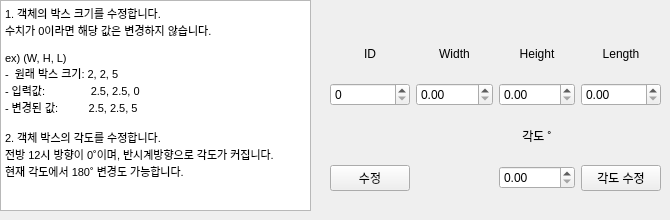
      <widget class="QWidget" name="tab_11">
       <attribute name="title">
        <string>박스 크기·각도 수정</string>
       </attribute>
       <widget class="QWidget" name="gridLayoutWidget_3">
        <property name="geometry">
         <rect>
          <x>330</x>
          <y>30</y>
          <width>331</width>
          <height>161</height>
         </rect>
        </property>
        <layout class="QGridLayout" name="gridLayout_3">
         <item row="0" column="3">
          <widget class="QLabel" name="label_16">
           <property name="text">
            <string>Length</string>
           </property>
           <property name="alignment">
            <set>Qt::AlignCenter</set>
           </property>
          </widget>
         </item>
         <item row="0" column="0">
          <widget class="QLabel" name="label_17">
           <property name="text">
            <string>ID</string>
           </property>
           <property name="alignment">
            <set>Qt::AlignCenter</set>
           </property>
          </widget>
         </item>
         <item row="0" column="2">
          <widget class="QLabel" name="label_15">
           <property name="text">
            <string>Height</string>
           </property>
           <property name="alignment">
            <set>Qt::AlignCenter</set>
           </property>
          </widget>
         </item>
         <item row="2" column="1">
          <widget class="QDoubleSpinBox" name="doubleSpinBox"/>
         </item>
         <item row="2" column="2">
          <widget class="QDoubleSpinBox" name="doubleSpinBox_2"/>
         </item>
         <item row="3" column="2">
          <widget class="QLabel" name="label_18">
           <property name="text">
            <string>각도 ˚</string>
           </property>
           <property name="alignment">
            <set>Qt::AlignCenter</set>
           </property>
          </widget>
         </item>
         <item row="0" column="1">
          <widget class="QLabel" name="label_14">
           <property name="text">
            <string>Width</string>
           </property>
           <property name="alignment">
            <set>Qt::AlignCenter</set>
           </property>
          </widget>
         </item>
         <item row="2" column="3">
          <widget class="QDoubleSpinBox" name="doubleSpinBox_3"/>
         </item>
         <item row="4" column="0">
          <widget class="QPushButton" name="pushButton">
           <property name="text">
            <string>수정</string>
           </property>
          </widget>
         </item>
         <item row="4" column="2">
          <widget class="QDoubleSpinBox" name="doubleSpinBox_4">
           <property name="maximum">
            <double>359.000000000000000</double>
           </property>
          </widget>
         </item>
         <item row="4" column="3">
          <widget class="QPushButton" name="pushButton_7">
           <property name="text">
            <string>각도 수정</string>
           </property>
          </widget>
         </item>
         <item row="2" column="0">
          <widget class="QSpinBox" name="spinBoxfromIdchange_3">
           <property name="maximum">
            <number>1000</number>
           </property>
          </widget>
         </item>
        </layout>
       </widget>
       <widget class="QTextBrowser" name="textBrowser_4">
        <property name="geometry">
         <rect>
          <x>0</x>
          <y>0</y>
          <width>311</width>
          <height>211</height>
         </rect>
        </property>
        <property name="html">
         <string>&lt;!DOCTYPE HTML PUBLIC &quot;-//W3C//DTD HTML 4.0//EN&quot; &quot;http://www.w3.org/TR/REC-html40/strict.dtd&quot;&gt;
&lt;html&gt;&lt;head&gt;&lt;meta name=&quot;qrichtext&quot; content=&quot;1&quot; /&gt;&lt;style type=&quot;text/css&quot;&gt;
p, li { white-space: pre-wrap; }
&lt;/style&gt;&lt;/head&gt;&lt;body style=&quot; font-family:'Gulim'; font-size:9pt; font-weight:400; font-style:normal;&quot;&gt;
&lt;p style=&quot; margin-top:0px; margin-bottom:0px; margin-left:0px; margin-right:0px; -qt-block-indent:0; text-indent:0px;&quot;&gt;&lt;span style=&quot; font-family:'MS Shell Dlg 2'; font-size:8.25pt;&quot;&gt;1. 객체의 박스 크기를 수정합니다.&lt;/span&gt;&lt;/p&gt;
&lt;p style=&quot; margin-top:0px; margin-bottom:0px; margin-left:0px; margin-right:0px; -qt-block-indent:0; text-indent:0px;&quot;&gt;&lt;span style=&quot; font-family:'MS Shell Dlg 2'; font-size:8.25pt;&quot;&gt;수치가 0이라면 해당 값은 변경하지 않습니다.&lt;/span&gt;&lt;/p&gt;
&lt;p style=&quot;-qt-paragraph-type:empty; margin-top:0px; margin-bottom:0px; margin-left:0px; margin-right:0px; -qt-block-indent:0; text-indent:0px; font-family:'MS Shell Dlg 2'; font-size:8.25pt;&quot;&gt;&lt;br /&gt;&lt;/p&gt;
&lt;p style=&quot; margin-top:0px; margin-bottom:0px; margin-left:0px; margin-right:0px; -qt-block-indent:0; text-indent:0px;&quot;&gt;&lt;span style=&quot; font-family:'MS Shell Dlg 2'; font-size:8.25pt;&quot;&gt;ex) (W, H, L)&lt;/span&gt;&lt;/p&gt;
&lt;p style=&quot; margin-top:0px; margin-bottom:0px; margin-left:0px; margin-right:0px; -qt-block-indent:0; text-indent:0px;&quot;&gt;&lt;span style=&quot; font-family:'MS Shell Dlg 2'; font-size:8.25pt;&quot;&gt;-  원래 박스 크기: 2, 2, 5&lt;/span&gt;&lt;/p&gt;
&lt;p style=&quot; margin-top:0px; margin-bottom:0px; margin-left:0px; margin-right:0px; -qt-block-indent:0; text-indent:0px;&quot;&gt;&lt;span style=&quot; font-family:'MS Shell Dlg 2'; font-size:8.25pt;&quot;&gt;- 입력값:               2.5, 2.5, 0&lt;/span&gt;&lt;/p&gt;
&lt;p style=&quot; margin-top:0px; margin-bottom:0px; margin-left:0px; margin-right:0px; -qt-block-indent:0; text-indent:0px;&quot;&gt;&lt;span style=&quot; font-family:'MS Shell Dlg 2'; font-size:8.25pt;&quot;&gt;- 변경된 값:          2.5, 2.5, 5&lt;/span&gt;&lt;/p&gt;
&lt;p style=&quot;-qt-paragraph-type:empty; margin-top:0px; margin-bottom:0px; margin-left:0px; margin-right:0px; -qt-block-indent:0; text-indent:0px; font-family:'MS Shell Dlg 2'; font-size:8.25pt;&quot;&gt;&lt;br /&gt;&lt;/p&gt;
&lt;p style=&quot; margin-top:0px; margin-bottom:0px; margin-left:0px; margin-right:0px; -qt-block-indent:0; text-indent:0px;&quot;&gt;&lt;span style=&quot; font-family:'MS Shell Dlg 2'; font-size:8.25pt;&quot;&gt;2. 객체 박스의 각도를 수정합니다.&lt;/span&gt;&lt;/p&gt;
&lt;p style=&quot; margin-top:0px; margin-bottom:0px; margin-left:0px; margin-right:0px; -qt-block-indent:0; text-indent:0px;&quot;&gt;&lt;span style=&quot; font-family:'MS Shell Dlg 2'; font-size:8.25pt;&quot;&gt;전방 12시 방향이 0˚이며, 반시계방향으로 각도가 커집니다.&lt;/span&gt;&lt;/p&gt;
&lt;p style=&quot; margin-top:0px; margin-bottom:0px; margin-left:0px; margin-right:0px; -qt-block-indent:0; text-indent:0px;&quot;&gt;&lt;span style=&quot; font-family:'MS Shell Dlg 2'; font-size:8.25pt;&quot;&gt;현재 각도에서 180˚ 변경도 가능합니다.&lt;/span&gt;&lt;/p&gt;&lt;/body&gt;&lt;/html&gt;</string>
        </property>
       </widget>
      </widget>
